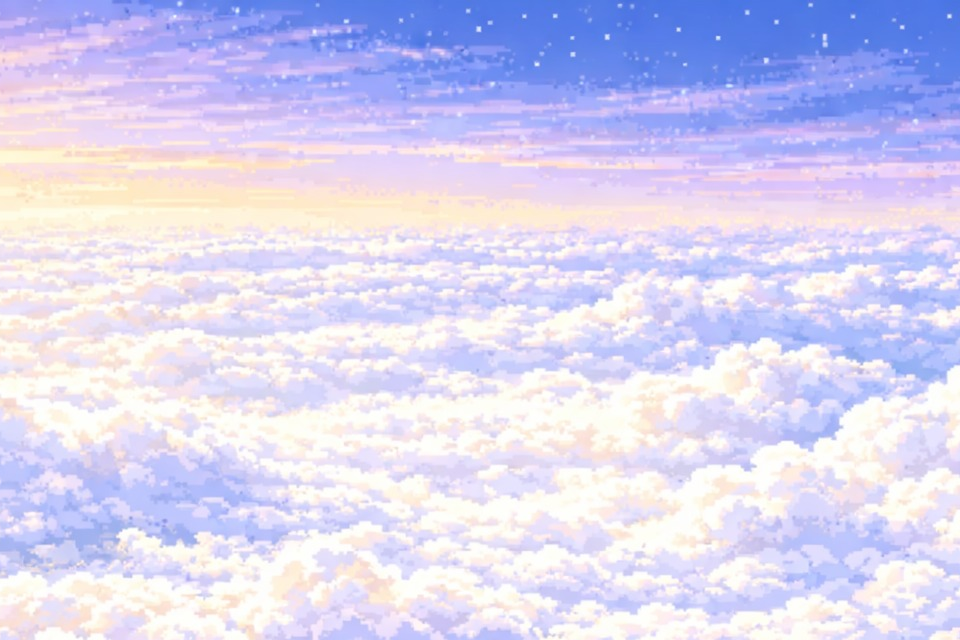

Tiled map render using the project's own tile images. Description and the whole map definition, tile-layer contents included, below:
An orthogonal 30x20 tile map with 32x32 px tiles, 1 tile layer (Capa de patrones 1).

<map version="1.10" tiledversion="1.12.1" orientation="orthogonal" renderorder="right-down" width="30" height="20" tilewidth="32" tileheight="32" infinite="0" nextlayerid="2" nextobjectid="1">
 <tileset firstgid="1" source="MapaCielo1.tsx" />
 <layer id="1" name="Capa de patrones 1" width="30" height="20">
  <data encoding="csv">
17,18,19,20,21,22,23,24,25,26,27,28,29,30,31,32,33,34,35,36,37,38,39,40,41,42,43,44,45,46,
65,66,67,68,69,70,71,72,73,74,75,76,77,78,79,80,81,82,83,84,85,86,87,88,89,90,91,92,93,94,
113,114,115,116,117,118,119,120,121,122,123,124,125,126,127,128,129,130,131,132,133,134,135,136,137,138,139,140,141,142,
161,162,163,164,165,166,167,168,169,170,171,172,173,174,175,176,177,178,179,180,181,182,183,184,185,186,187,188,189,190,
209,210,211,212,213,214,215,216,217,218,219,220,221,222,223,224,225,226,227,228,229,230,231,232,233,234,235,236,237,238,
257,258,259,260,261,262,263,264,265,266,267,268,269,270,271,272,273,274,275,276,277,278,279,280,281,282,283,284,285,286,
305,306,307,308,309,310,311,312,313,314,315,316,317,318,319,320,321,322,323,324,325,326,327,328,329,330,331,332,333,334,
353,354,355,356,357,358,359,360,361,362,363,364,365,366,367,368,369,370,371,372,373,374,375,376,377,378,379,380,381,382,
401,402,403,404,405,406,407,408,409,410,411,412,413,414,415,416,417,418,419,420,421,422,423,424,425,426,427,428,429,430,
449,450,451,452,453,454,455,456,457,458,459,460,461,462,463,464,465,466,467,468,469,470,471,472,473,474,475,476,477,478,
497,498,499,500,501,502,503,504,505,506,507,508,509,510,511,512,513,514,515,516,517,518,519,520,521,522,523,524,525,526,
545,546,547,548,549,550,551,552,553,554,555,556,557,558,559,560,561,562,563,564,565,566,567,568,569,570,571,572,573,574,
593,594,595,596,597,598,599,600,601,602,603,604,605,606,607,608,609,610,611,612,613,614,615,616,617,618,619,620,621,622,
641,642,643,644,645,646,647,648,649,650,651,652,653,654,655,656,657,658,659,660,661,662,663,664,665,666,667,668,669,670,
689,690,691,692,693,694,695,696,697,698,699,700,701,702,703,704,705,706,707,708,709,710,711,712,713,714,715,716,717,718,
737,738,739,740,741,742,743,744,745,746,747,748,749,750,751,752,753,754,755,756,757,758,759,760,761,762,763,764,765,766,
785,786,787,788,789,790,791,792,793,794,795,796,797,798,799,800,801,802,803,804,805,806,807,808,809,810,811,812,813,814,
833,834,835,836,837,838,839,840,841,842,843,844,845,846,847,848,849,850,851,852,853,854,855,856,857,858,859,860,861,862,
881,882,883,884,885,886,887,888,889,890,891,892,893,894,895,896,897,898,899,900,901,902,903,904,905,906,907,908,909,910,
929,930,931,932,933,934,935,936,937,938,939,940,941,942,943,944,945,946,947,948,949,950,951,952,953,954,955,956,957,958
</data>
 </layer>
</map>
